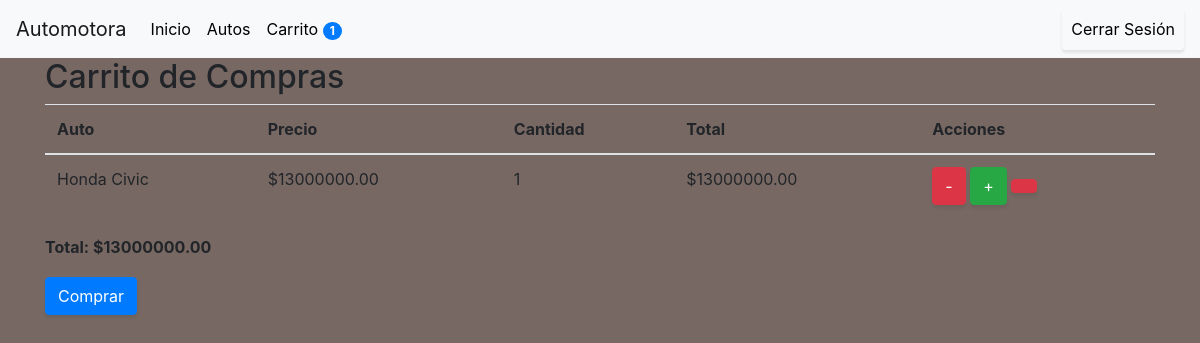
Page /cart/ (signed in) on the earlier database version.
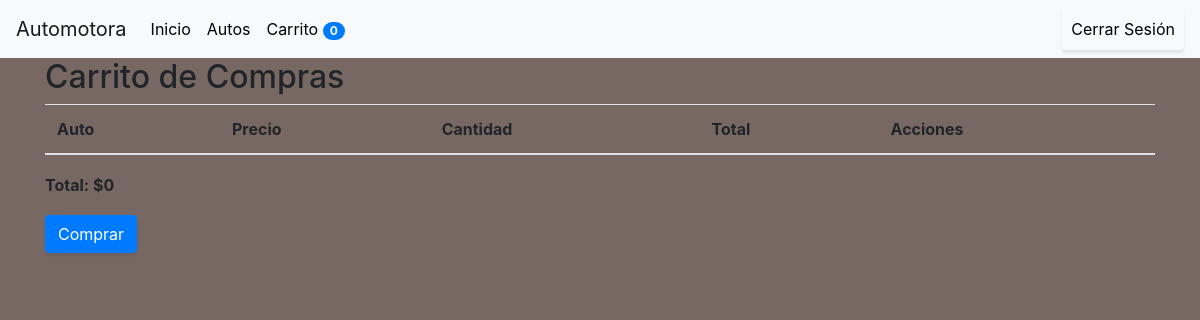
Same page on the later database version.
### autos/models.py (models this page shows, shortened)
class CartItem(models.Model):
    user = models.ForeignKey(User, on_delete=models.CASCADE)
    car = models.ForeignKey(Car, on_delete=models.CASCADE)
    quantity = models.PositiveIntegerField(default=1)

class Car(models.Model):
    brand = models.CharField(max_length=100)
    model = models.CharField(max_length=100)
    year = models.IntegerField()
    price = models.DecimalField(max_digits=10, decimal_places=2)
    image = models.ImageField(upload_to='cars/', default="image.png")
    description = models.TextField(default="No hay una descripción disponible")

### autos/views.py (the view)
# urls.py: path('cart/', cart, name='cart'),
@login_required
def cart(request):
    user = request.user
    cart_items = CartItem.objects.filter(user=user)
    total = sum(item.car.price * item.quantity for item in cart_items)
    total_quantity = sum(item.quantity for item in cart_items)
    return render(request, 'autos/cart.html', {'cart_items': cart_items, 'total': total, 'total_quantity': total_quantity})

### autos/context_processors.py (called while the page is built)
def cart_item_count(request):
    if request.user.is_authenticated:
        cart_items = CartItem.objects.filter(user=request.user)
        item_count = cart_items.count()
    else:
        item_count = 0
    return {'cart_item_count': item_count}

### autos/templatetags/cart_extras.py (called while the page is built)
@register.filter
def multiply(value, arg):
    return value * arg

### autos/templates/autos/cart.html (shortened to what this page needs)
{% extends "autos/base.html" %}
{% load static %}
{% load cart_extras %}
{% block content %}
<h2>Carrito de Compras</h2>
<table class="table">
    <thead>
        <tr>
            <th>Auto</th>
            <th>Precio</th>
            <th>Cantidad</th>
            <th>Total</th>
            <th>Acciones</th>
        </tr>
    </thead>
    <tbody>
        {% for item in cart_items %}
        <tr>
            <td>{{ item.car.brand }} {{ item.car.model }}</td>
            <td>${{ item.car.price }}</td>
            <td>{{ item.quantity }}</td>
            <td>${{ item.car.price|multiply:item.quantity }}</td>
            <td>
                <a href="{% url 'remove_from_cart' item.car.id %}" class="btn btn-danger">-</a>
                <a href="{% url 'add_to_cart' item.car.id %}" class="btn btn-success">+</a>
                <a href="{% url 'remove_item_from_cart' item.car.id %}" class="btn btn-danger"></a>
            </td>
        </tr>
        {% endfor %}
    </tbody>
</table>
<p><strong>Total: ${{ total }}</strong></p>
<a href="{% url 'checkout' %}" class="btn btn-primary">Comprar</a>
{% endblock %}

### autos/templates/autos/base.html (shortened to what this page needs)
<!DOCTYPE html>
<html lang="es">
<head>
    {% load static %}
    <link rel="stylesheet" href="{% static 'css/styles.css' %}">
    <link rel="stylesheet" href="https://maxcdn.bootstrapcdn.com/bootstrap/4.0.0/css/bootstrap.min.css">
</head>
<body>
    <header>
        <nav class="navbar navbar-expand-lg navbar-light bg-light">
            <a class="navbar-brand" href="{% url 'index' %}">Automotora</a>
            <div class="collapse navbar-collapse">
                <ul class="navbar-nav mr-auto">
                    <li class="nav-item"><a class="nav-link" href="{% url 'index' %}">Inicio</a></li>
                    <li class="nav-item"><a class="nav-link" href="{% url 'car_list' %}">Autos</a></li>
                    <li class="nav-item">
                        <a class="nav-link" href="{% url 'cart' %}">Carrito <span class="badge badge-pill badge-primary">{{ cart_item_count }}</span></a>
                    </li>
                </ul>
                <ul class="navbar-nav ml-auto">
                    {% if user.is_authenticated %}
                        <li class="nav-item">
                            <form method="post" action="{% url 'logout' %}">
                                <button type="submit" class="btn btn-link nav-link" style="color: #fff; text-decoration: none;">Cerrar Sesión</button>
                            </form>
                        </li>
                    {% else %}
                        <li class="nav-item"><a class="nav-link" href="{% url 'register' %}">Registro</a></li>
                        <li class="nav-item"><a class="nav-link" href="{% url 'login' %}">Iniciar Sesión</a></li>
                    {% endif %}
                </ul>
            </div>
        </nav>
    </header>
    <main class="container">
        {% block content %}
        {% endblock %}
    </main>
</body>
</html>

### autos/static/css/styles.css (style rules this page uses)
body { font-family: 'Lora'; background: linear-gradient(rgba(47, 23, 15, 0.65), rgba(47, 23, 15, 0.65)), url("../img/bg_main.jpg"); background-attachment: fixed; background-position: center; background-size: cover; }
h1, h2, h3, h4, h5, h6 { font-family: 'Raleway'; }
p { line-height: 1.75; }
.navbar-nav .nav-link { color: black !important; }
.btn { box-shadow: 0px 3px 3px 0px rgba(33, 37, 41, 0.1); }

Differences in the rows shown:
removed CartItem: car.brand "Honda", car.model "Civic", car.price "13000000.00", quantity "1", car.price|multiply "13000000.00"
Other differences:
{{ cart_item_count }}: "1" → "0"
{{ total }}: "13000000.00" → "0"
